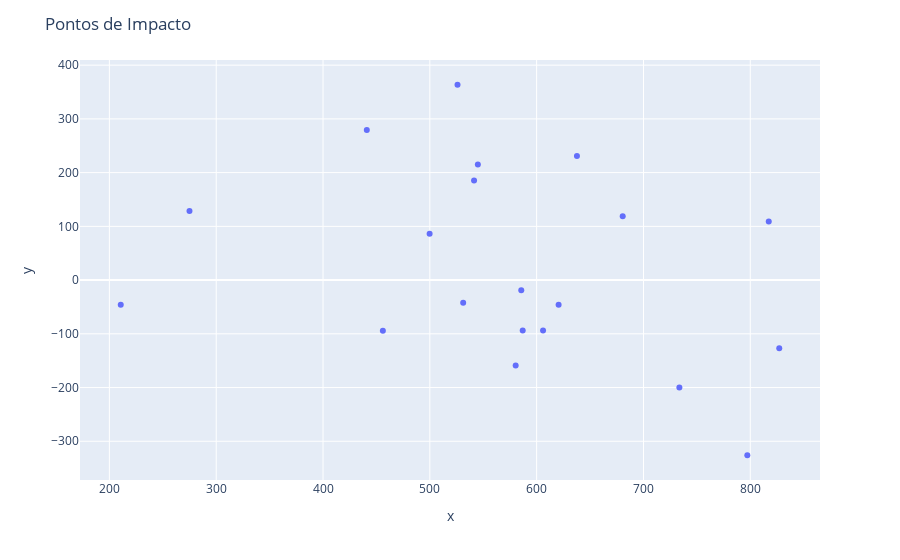
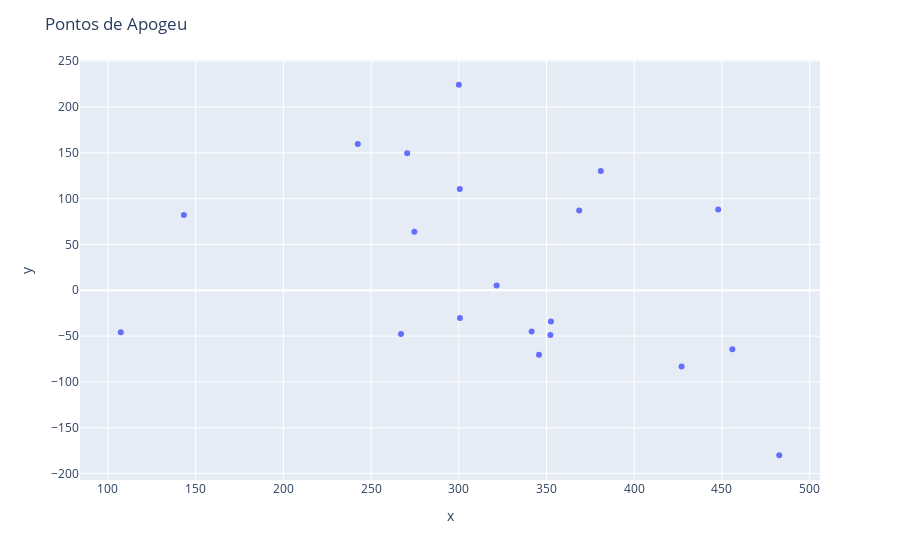

Write notebook code for charts like these, in order.
### Code cell
# Import libraries
from imageio import imread
from matplotlib.patches import Ellipse
import plotly
import folium

# Import background map
img = imread("Temisto_LaunchPad_1000R.png")

# Retrieve dispersion data por apogee and impact XY position
apogeeX = np.array(dispersion_results['apogeeX'])
apogeeY = np.array(dispersion_results['apogeeY'])
impactX = np.array(dispersion_results['impactX'])
impactY = np.array(dispersion_results['impactY'])

# Define function to calculate eigen values
def eigsorted(cov):
    vals, vecs = np.linalg.eigh(cov)
    order = vals.argsort()[::-1]
    return vals[order], vecs[:,order]
  
# Create plot figure
plt.figure(num=None, figsize=(9, 9), facecolor='w', edgecolor='k')
ax = plt.subplot(111)

# Calculate error ellipses for impact
impactCov = np.cov(impactX, impactY)
impactVals, impactVecs = eigsorted(impactCov)
impactTheta = np.degrees(np.arctan2(*impactVecs[:,0][::-1]))
impactW, impactH = 2 * np.sqrt(impactVals)

# Draw error ellipses for impact
for j in [1, 2, 3]:
    impactEll = Ellipse(xy=(np.mean(impactX), np.mean(impactY)),
                  width=impactW*j, height=impactH*j,
                  angle=impactTheta, color='blue')
    impactEll.set_facecolor((1, 0, 0, 0.4))
    ax.add_artist(impactEll)

# Draw impact points
plt.scatter(impactX, impactY, s=1)
import plotly.express as px
fig = px.scatter(x=impactX, y=impactY)
fig.update_layout(title= "Pontos de Impacto")
fig.show()

# Draw launch point
plt.scatter(0, 0, s=10)

# Add title and labels to plot
ax.set_title('1σ, 2σ e 3σ Ellipses for Impact Point')
ax.set_ylabel('North (m)')
ax.set_xlabel('East (m)')

# Add background image to plot
dx = 0
dy = 0
plt.imshow(img,zorder=0, extent=[-1500-dx, 1500-dx, -1500-dy, 1500-dy])
    
plt.figure(num=None, figsize=(9, 9), facecolor='w', edgecolor='k')
ax = plt.subplot(111)

# Calculate error ellipses for apogee
apogeeCov = np.cov(apogeeX, apogeeY)
apogeeVals, apogeeVecs = eigsorted(apogeeCov)
apogeeTheta = np.degrees(np.arctan2(*apogeeVecs[:,0][::-1]))
apogeeW, apogeeH = 2 * np.sqrt(apogeeVals)

# Draw error ellipses for apogee
for j in [1, 2, 3]:
    apogeeEll = Ellipse(xy=(np.mean(apogeeX), np.mean(apogeeY)),
                  width=apogeeW*j, height=apogeeH*j,
                  angle=apogeeTheta, color='blue')
    apogeeEll.set_facecolor((0, 1, 0, 0.2))
    ax.add_artist(apogeeEll)



    

# Draw apogee points
plt.scatter(apogeeX, apogeeY, s=1)
fig2 = px.scatter(x=apogeeX, y=apogeeY)
fig2.update_layout(title= "Pontos de Apogeu")
fig2.show()

# Draw launch point
plt.scatter(0, 0, s=10)

# Add title and labels to plot
ax.set_title('1σ, 2σ e 3σ Ellipses for Apogee Point')
ax.set_ylabel('North (m)')
ax.set_xlabel('East (m)')

# Add background image to plot
dx = 0
dy = 0
plt.imshow(img,zorder=0, extent=[-1500-dx, 1500-dx, -1500-dy, 1500-dy])

plt.show()

### Figure 1 — Plotly figure (JSON) as saved in the notebook; plotly's stock layout.template omitted (floating-point values rounded to 4 significant figures)
{"data": [{"hovertemplate": "x=%{x}<br>y=%{y}<extra></extra>", "legendgroup": "", "marker": {"color": "#636efa", "symbol": "circle"}, "mode": "markers", "name": "", "orientation": "v", "showlegend": false, "type": "scatter", "x": [441.0, 210.6, 817.3, 544.9, 499.8, 733.6, 541.4, 827.1, 525.9, 637.7, 456.0, 620.5, 586.9, 680.6, 585.6, 797.2, 606.0, 531.2, 275.0, 580.4], "xaxis": "x", "y": [279.2, -45.81, 108.9, 215.4, 86.47, -200.1, 185.5, -126.7, 363.5, 230.8, -94.35, -45.77, -93.9, 119.0, -19.11, -326.0, -93.8, -41.98, 128.4, -158.8], "yaxis": "y"}], "layout": {"legend": {"tracegroupgap": 0}, "margin": {"t": 60}, "title": {"text": "Pontos de Impacto"}, "xaxis": {"anchor": "y", "domain": [0, 1], "title": {"text": "x"}}, "yaxis": {"anchor": "x", "domain": [0, 1], "title": {"text": "y"}}}}

### Figure 2 — Plotly figure (JSON) as saved in the notebook; plotly's stock layout.template omitted (floating-point values rounded to 4 significant figures)
{"data": [{"hovertemplate": "x=%{x}<br>y=%{y}<extra></extra>", "legendgroup": "", "marker": {"color": "#636efa", "symbol": "circle"}, "mode": "markers", "name": "", "orientation": "v", "showlegend": false, "type": "scatter", "x": [242.5, 107.3, 447.8, 270.6, 274.7, 427.0, 300.6, 455.9, 300.1, 381.0, 267.1, 352.5, 341.5, 368.6, 321.6, 482.7, 352.2, 300.7, 143.3, 345.7], "xaxis": "x", "y": [159.5, -45.66, 88.23, 149.6, 63.99, -83.23, 110.4, -64.41, 224.3, 130.1, -47.66, -34.06, -44.97, 87.11, 5.317, -180.0, -48.86, -30.37, 82.15, -70.39], "yaxis": "y"}], "layout": {"legend": {"tracegroupgap": 0}, "margin": {"t": 60}, "title": {"text": "Pontos de Apogeu"}, "xaxis": {"anchor": "y", "domain": [0, 1], "title": {"text": "x"}}, "yaxis": {"anchor": "x", "domain": [0, 1], "title": {"text": "y"}}}}
